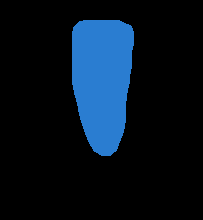
#> input picture Milestone-3/SegmentationClass/img9.png, 203 x 220 px, found by its file name; the run also reads 3 pictures not shown here
$ jupyter execute --allow-errors 'Copy_of_Milestone_4_(37).ipynb'
#> lines starting #> are read from the running program, lines starting #| are printed output that depends on the picture; after the words box and inside, x2 and y2 are one past the last pixel; in counts of white or black regions, pixels touching at a corner belong together
## Image segmnentation

[cell 1]
# SEGMENTATION
import numpy as np
import matplotlib.pyplot as plt
from skimage.segmentation import clear_border
from skimage import measure
from skimage.measure import label,regionprops
from scipy import ndimage as ndi
from scipy.ndimage import measurements, center_of_mass, binary_dilation, zoom
import plotly.graph_objects as go
import numpy as np
import cv2
from matplotlib import pyplot as plt

[cell 2]
filepath = 'imgds.npy'
#> (the rest of this cell did not finish here and is left out)

[cell 3]
img = cv2.imread(r'img9.png')
#> img is the input picture: shape (220, 203, 3); mean B, G, R 31.7, 19, 6.4
b,g,r = cv2.split(img)
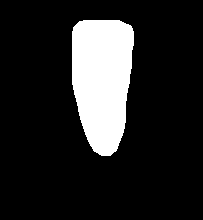
#> b: shape (220, 203); values 0 (black) and 209 (white), 15.2% white; 1 white region, box (x1, y1, x2, y2) and area: (72, 20, 134, 156) 6778
rgb_img = cv2.merge([r,g,b])
gray = cv2.cvtColor(img,cv2.COLOR_BGR2GRAY)
ret, thresh = cv2.threshold(gray,0,255,cv2.THRESH_BINARY_INV+cv2.THRESH_OTSU)
#> ret = 0

[cell 4]
kernel = np.ones((2,2),np.uint8)
kernel

[cell 5]
closing = cv2.morphologyEx(thresh,cv2.MORPH_CLOSE,kernel, iterations = 2)
#> closing: shape (220, 203); 84.8% white; 1 black region, box (x1, y1, x2, y2) and area: (74, 22, 136, 158) 6778
closing

[cell 6]
sure_bg = cv2.dilate(closing,kernel,iterations=3)
#> sure_bg: shape (220, 203); 86.1% white; 1 black region, box (x1, y1, x2, y2) and area: (77, 25, 136, 158) 6193
sure_bg

[cell 7]
dist_transform = cv2.distanceTransform(sure_bg,cv2.DIST_L2,3)
dist_transform

[cell 8]
# Threshold
ret, sure_fg = cv2.threshold(dist_transform,0.1*dist_transform.max(),255,0)
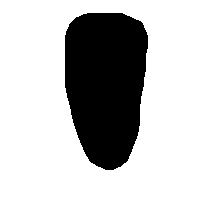
#> sure_fg: shape (220, 203) float32; 76.4% white; 1 black region, box (x1, y1, x2, y2) and area: (65, 13, 148, 170) 10558
#> ret = 12.02

[cell 9]
# Finding unknown region
sure_fg = np.uint8(sure_fg)
unknown = cv2.subtract(sure_bg,sure_fg)
#> unknown: shape (220, 203); 9.8% white; 1 white region, box (x1, y1, x2, y2) and area: (65, 13, 148, 170) 4365
unknown

[cell 10]
# Marker labelling
ret, markers = cv2.connectedComponents(sure_fg)
#> ret = 2
# Add one to all labels so that sure background is not 0, but 1
markers = markers+1
markers

[cell 11]
markers[unknown==255] = 0
markers = cv2.watershed(img,markers)
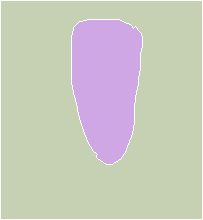
#> markers: shape (220, 203) int32; 3 distinct labels, from -1 to 2; one colour per label, 0 black, -1 white
img[markers == -1] = [255,0,0]
#> img: shape (220, 203, 3); 2.67% of pixels changed, all inside (x1, y1, x2, y2) = (0, 0, 203, 220)
plt.subplot(211),plt.imshow(rgb_img)
plt.title('Input Image'), plt.xticks([]), plt.yticks([])

[cell 12]
plt.subplot(212),plt.imshow(thresh, 'gray')
plt.imsave(r'thresh.png',thresh)
plt.title("output segmented image of input image"), plt.xticks([]), plt.yticks([])
plt.tight_layout()
plt.show()

[cell 13]
img = cv2.imread(r'img10.png')
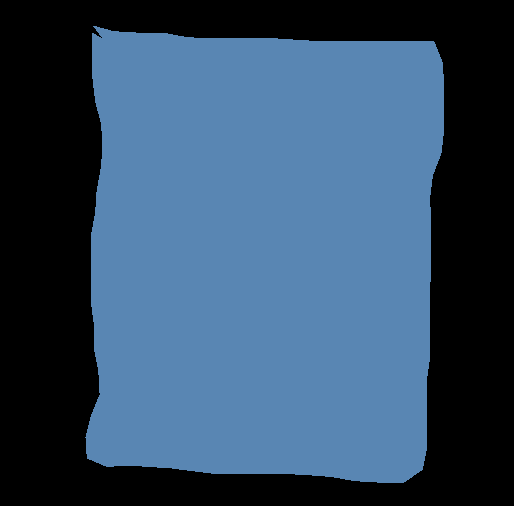
#> input picture Milestone-3/SegmentationClass/img10.png, 514 x 506 px, found by its file name
#> img is the input picture: shape (506, 514, 3); mean B, G, R 101.7, 76.1, 50.6
b,g,r = cv2.split(img)
#> b: shape (506, 514); values 0 (black) and 179 (white), 56.8% white; 1 black region, box (x1, y1, x2, y2) and area: (0, 0, 514, 506) 112340
rgb_img = cv2.merge([r,g,b])
#> rgb_img: shape (506, 514, 3)
gray = cv2.cvtColor(img,cv2.COLOR_BGR2GRAY)
ret, thresh = cv2.threshold(gray,0,255,cv2.THRESH_BINARY_INV+cv2.THRESH_OTSU)
#> ret = 0
kernel = np.ones((2,2),np.uint8)
closing = cv2.morphologyEx(thresh,cv2.MORPH_CLOSE,kernel, iterations = 2)
#> closing: shape (506, 514); 43.2% white; 1 white region, box (x1, y1, x2, y2) and area: (0, 0, 514, 506) 112350
sure_bg = cv2.dilate(closing,kernel,iterations=3)
#> sure_bg: shape (506, 514); 44.2% white; 1 white region, box (x1, y1, x2, y2) and area: (0, 0, 514, 506) 114876
dist_transform = cv2.distanceTransform(sure_bg,cv2.DIST_L2,3)
#> dist_transform: shape (506, 514) float32
ret, sure_fg = cv2.threshold(dist_transform,0.1*dist_transform.max(),255,0)
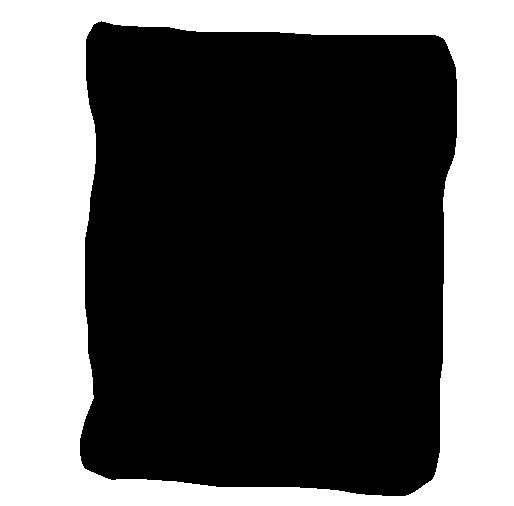
#> sure_fg: shape (506, 514) float32; 37.6% white; 1 white region, box (x1, y1, x2, y2) and area: (0, 0, 514, 506) 97691
#> ret = 10.88
sure_fg = np.uint8(sure_fg)
unknown = cv2.subtract(sure_bg,sure_fg)
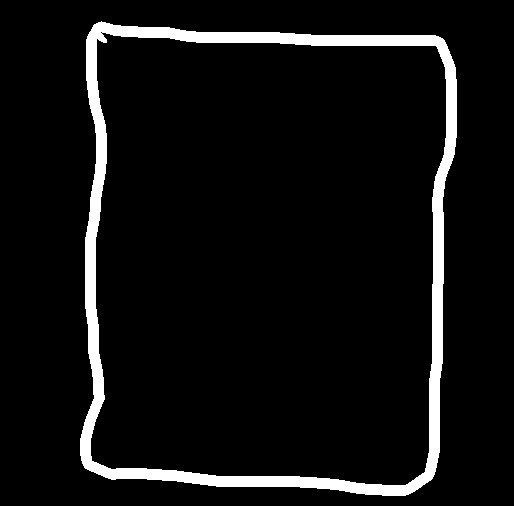
#> unknown: shape (506, 514); 6.6% white; 1 white region, box (x1, y1, x2, y2) and area: (80, 21, 457, 496) 17185
ret, markers = cv2.connectedComponents(sure_fg)
#> ret = 2
markers = markers+1
markers[unknown==255] = 0
markers = cv2.watershed(img,markers)
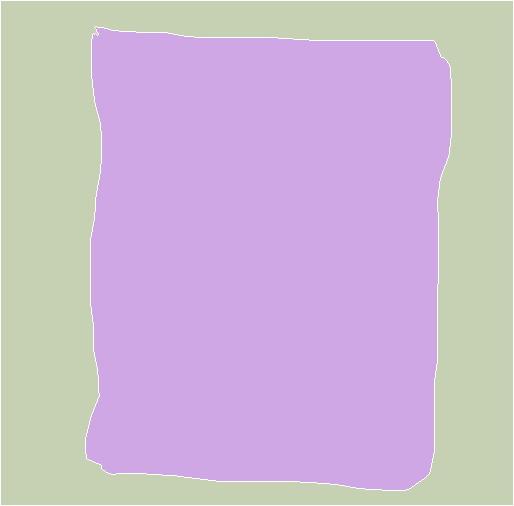
#> markers: shape (506, 514) int32; 3 distinct labels, from -1 to 2; one colour per label, 0 black, -1 white
img[markers == -1] = [255,0,0]
#> img: shape (506, 514, 3); 1.38% of pixels changed, all inside (x1, y1, x2, y2) = (0, 0, 514, 506)
plt.subplot(211),plt.imshow(rgb_img)
plt.title('Input Image'), plt.xticks([]), plt.yticks([])
plt.subplot(212),plt.imshow(thresh, 'gray')
plt.imsave(r'thresh.png',thresh)
plt.title("output segmented image of input image"), plt.xticks([]), plt.yticks([])
plt.tight_layout()
plt.show()

[cell 14]
img = cv2.imread(r'img8.png')
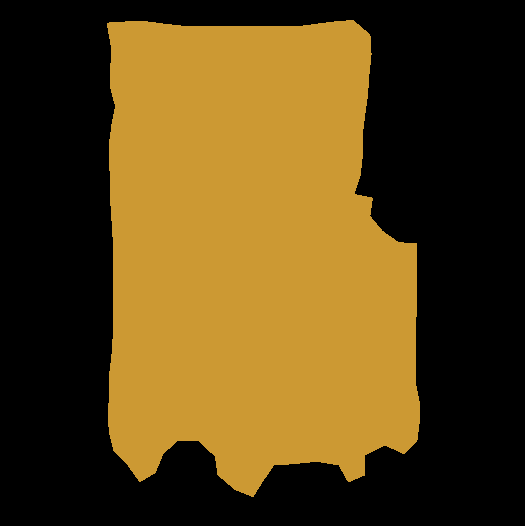
#> input picture Milestone-3/SegmentationClass/img8.png, 525 x 526 px, found by its file name
#> img is the input picture: shape (526, 525, 3); mean B, G, R 22.9, 68.7, 91.6
b,g,r = cv2.split(img)
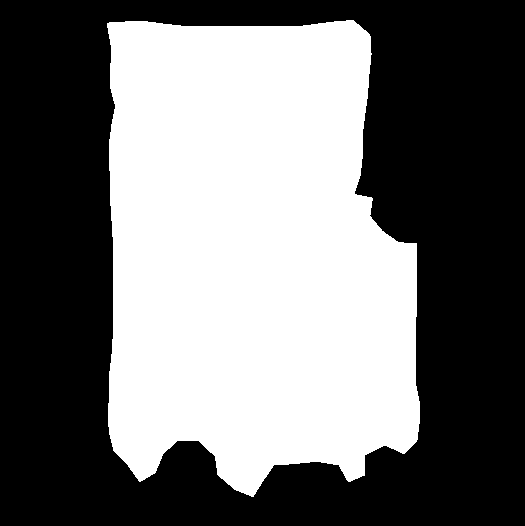
#> b: shape (526, 525); values 0 (black) and 51 (white), 44.9% white; 1 white region, box (x1, y1, x2, y2) and area: (107, 20, 420, 497) 124035
rgb_img = cv2.merge([r,g,b])
#> rgb_img: shape (526, 525, 3)
gray = cv2.cvtColor(img,cv2.COLOR_BGR2GRAY)
ret, thresh = cv2.threshold(gray,0,255,cv2.THRESH_BINARY_INV+cv2.THRESH_OTSU)
#> ret = 0
kernel = np.ones((2,2),np.uint8)
closing = cv2.morphologyEx(thresh,cv2.MORPH_CLOSE,kernel, iterations = 2)
#> closing: shape (526, 525); 55.1% white; 1 black region, box (x1, y1, x2, y2) and area: (109, 22, 422, 499) 124031
sure_bg = cv2.dilate(closing,kernel,iterations=3)
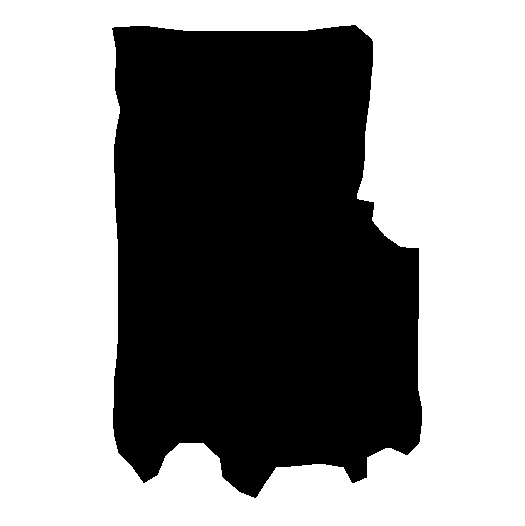
#> sure_bg: shape (526, 525); 56.1% white; 1 black region, box (x1, y1, x2, y2) and area: (112, 25, 422, 498) 121355
dist_transform = cv2.distanceTransform(sure_bg,cv2.DIST_L2,3)
ret, sure_fg = cv2.threshold(dist_transform,0.1*dist_transform.max(),255,0)
#> ret = 16.21
sure_fg = np.uint8(sure_fg)
unknown = cv2.subtract(sure_bg,sure_fg)
ret, markers = cv2.connectedComponents(sure_fg)
#> ret = 2
markers = markers+1
markers[unknown==255] = 0
markers = cv2.watershed(img,markers)
img[markers == -1] = [255,0,0]
plt.subplot(211),plt.imshow(rgb_img)
plt.title('Input Image'), plt.xticks([]), plt.yticks([])
plt.subplot(212),plt.imshow(thresh, 'gray')
plt.imsave(r'thresh.png',thresh)
plt.title("output segmented image of input image"), plt.xticks([]), plt.yticks([])
plt.tight_layout()
plt.show()

[cell 15]
img = cv2.imread(r'img6.png')
b,g,r = cv2.split(img)
rgb_img = cv2.merge([r,g,b])
gray = cv2.cvtColor(img,cv2.COLOR_BGR2GRAY)
ret, thresh = cv2.threshold(gray,0,255,cv2.THRESH_BINARY_INV+cv2.THRESH_OTSU)
#> ret = 0
kernel = np.ones((2,2),np.uint8)
closing = cv2.morphologyEx(thresh,cv2.MORPH_CLOSE,kernel, iterations = 2)
sure_bg = cv2.dilate(closing,kernel,iterations=3)
dist_transform = cv2.distanceTransform(sure_bg,cv2.DIST_L2,3)
ret, sure_fg = cv2.threshold(dist_transform,0.1*dist_transform.max(),255,0)
#> ret = 16.88
sure_fg = np.uint8(sure_fg)
unknown = cv2.subtract(sure_bg,sure_fg)
ret, markers = cv2.connectedComponents(sure_fg)
#> ret = 2
markers = markers+1
markers[unknown==255] = 0
markers = cv2.watershed(img,markers)
img[markers == -1] = [255,0,0]
plt.subplot(211),plt.imshow(rgb_img)
plt.title('Input Image'), plt.xticks([]), plt.yticks([])
plt.subplot(212),plt.imshow(thresh, 'gray')
plt.imsave(r'thresh.png',thresh)
plt.title("output segmented image of input image"), plt.xticks([]), plt.yticks([])
plt.tight_layout()
plt.show()

[cell 16]
img = cv2.imread(r'img5.png')
b,g,r = cv2.split(img)
rgb_img = cv2.merge([r,g,b])
gray = cv2.cvtColor(img,cv2.COLOR_BGR2GRAY)
ret, thresh = cv2.threshold(gray,0,255,cv2.THRESH_BINARY_INV+cv2.THRESH_OTSU)
#> ret = 0
kernel = np.ones((2,2),np.uint8)
closing = cv2.morphologyEx(thresh,cv2.MORPH_CLOSE,kernel, iterations = 2)
sure_bg = cv2.dilate(closing,kernel,iterations=3)
dist_transform = cv2.distanceTransform(sure_bg,cv2.DIST_L2,3)
ret, sure_fg = cv2.threshold(dist_transform,0.1*dist_transform.max(),255,0)
#> ret = 38.01
sure_fg = np.uint8(sure_fg)
unknown = cv2.subtract(sure_bg,sure_fg)
ret, markers = cv2.connectedComponents(sure_fg)
#> ret = 2
markers = markers+1
markers[unknown==255] = 0
markers = cv2.watershed(img,markers)
img[markers == -1] = [255,0,0]
plt.subplot(211),plt.imshow(rgb_img)
plt.title('Input Image'), plt.xticks([]), plt.yticks([])
plt.subplot(212),plt.imshow(thresh, 'gray')
plt.imsave(r'thresh.png',thresh)
plt.title("output segmented image of input image"), plt.xticks([]), plt.yticks([])
plt.tight_layout()
plt.show()

[cell 17]
img = cv2.imread(r'img3.png')
b,g,r = cv2.split(img)
rgb_img = cv2.merge([r,g,b])
gray = cv2.cvtColor(img,cv2.COLOR_BGR2GRAY)
ret, thresh = cv2.threshold(gray,0,255,cv2.THRESH_BINARY_INV+cv2.THRESH_OTSU)
#> ret = 0
kernel = np.ones((2,2),np.uint8)
closing = cv2.morphologyEx(thresh,cv2.MORPH_CLOSE,kernel, iterations = 2)
sure_bg = cv2.dilate(closing,kernel,iterations=3)
dist_transform = cv2.distanceTransform(sure_bg,cv2.DIST_L2,3)
ret, sure_fg = cv2.threshold(dist_transform,0.1*dist_transform.max(),255,0)
#> ret = 19.57
sure_fg = np.uint8(sure_fg)
unknown = cv2.subtract(sure_bg,sure_fg)
ret, markers = cv2.connectedComponents(sure_fg)
#> ret = 2
markers = markers+1
markers[unknown==255] = 0
markers = cv2.watershed(img,markers)
img[markers == -1] = [255,0,0]
plt.subplot(211),plt.imshow(rgb_img)
plt.title('Input Image'), plt.xticks([]), plt.yticks([])
plt.subplot(212),plt.imshow(thresh, 'gray')
plt.imsave(r'thresh.png',thresh)
plt.title("output segmented image of input image"), plt.xticks([]), plt.yticks([])
plt.tight_layout()
plt.show()
